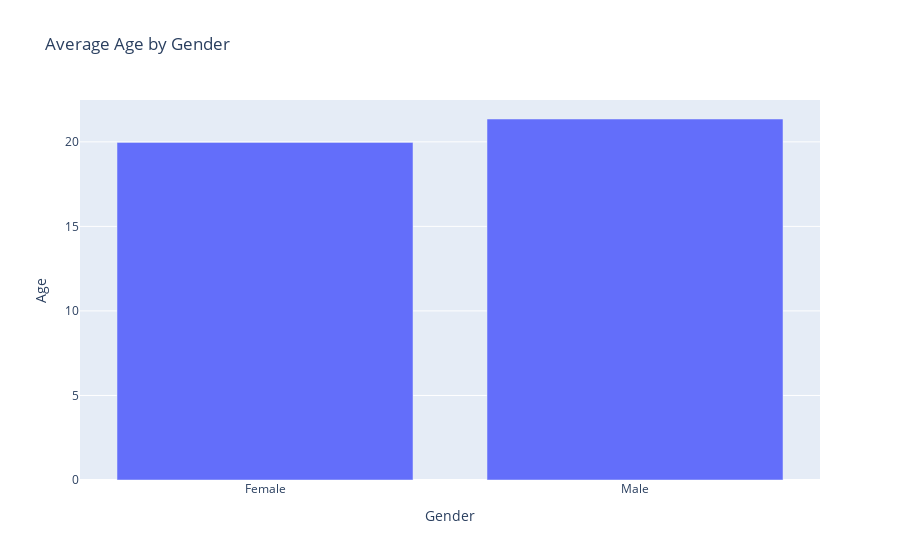

Notebook source saved alongside this figure:
### Markdown cell above
# 📦 Addicted Score by Perceived Academic Impact  
Uses a box plot to compare addiction levels between students who feel social media affects their academics and those who don’t.

### Code cell
top_customers = df.groupby('Gender')['Age'].mean().reset_index()
fig6 = px.bar(top_customers, x='Gender', y='Age', title='Average Age by Gender')
fig6.show()

### Figure 1 — Plotly figure (JSON) as saved in the notebook; plotly's stock layout.template omitted (floating-point values rounded to 4 significant figures)
{"data": [{"hovertemplate": "Gender=%{x}<br>Age=%{y}<extra></extra>", "legendgroup": "", "marker": {"color": "#636efa", "pattern": {"shape": ""}}, "name": "", "orientation": "v", "showlegend": false, "textposition": "auto", "type": "bar", "x": ["Female", "Male"], "xaxis": "x", "y": [19.97, 21.35], "yaxis": "y"}], "layout": {"barmode": "relative", "legend": {"tracegroupgap": 0}, "title": {"text": "Average Age by Gender"}, "xaxis": {"anchor": "y", "domain": [0, 1], "title": {"text": "Gender"}}, "yaxis": {"anchor": "x", "domain": [0, 1], "title": {"text": "Age"}}}}
